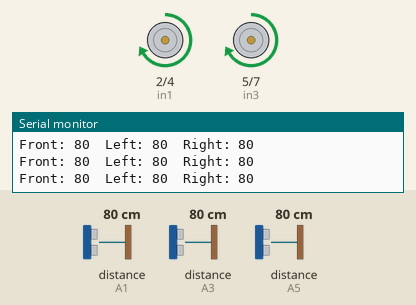
The sketch below on a simulated Arduino Uno, built with avr-gcc and run on an emulated ATmega328P. Parts: motor-driver pin pairs drawn as motors (green arrow = first pin HIGH = forward, orange = second pin HIGH = backward, longer = more drive, scaled by the enable pin), the last lines printed to the serial monitor. Wiring (inferred from the names in the program): 3 × ultrasonic range finder: trigger A0, echo A1 / trigger A2, echo A3 / trigger A4, echo A5. The inputs (shaded band) are chosen by the test bench; at power-on: distance to the obstacle (sensors on A1, A3, A5) 80 cm. The echo pulse lasts 58.3 µs per cm.

Above: at 1.2 s.
1.3 s: distance to the obstacle (sensor on A1) set to 2 cm
At 2.3 s:
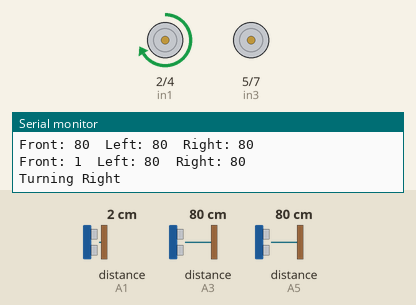
3.3 s: distance to the obstacle (sensor on A3) set to 85 cm
At 6.0 s:
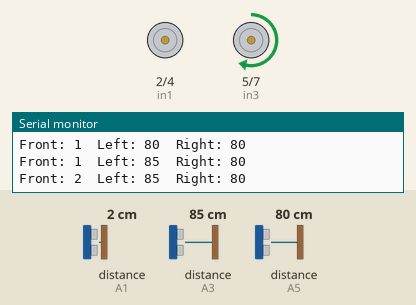
6.3 s: distance to the obstacle (sensor on A3) set to 2 cm
At 8.1 s:
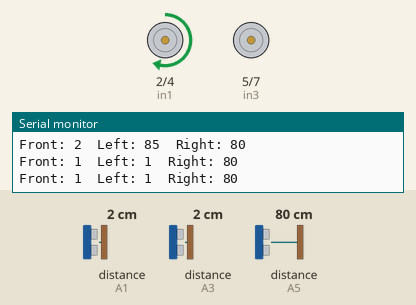
8.4 s: distance to the obstacle (sensor on A5) set to 22 cm
10.1 s: distance to the obstacle (sensor on A5) set to 19 cm
At 11.7 s:
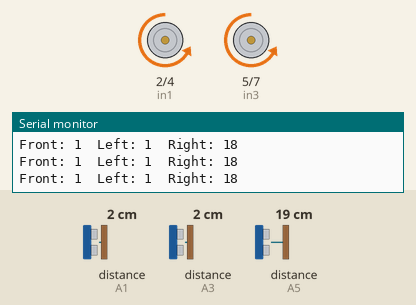
12.4 s: distance to the obstacle (sensor on A3) set to 18 cm
13.9 s: distance to the obstacle (sensor on A3) set to 22 cm
At 15.2 s:
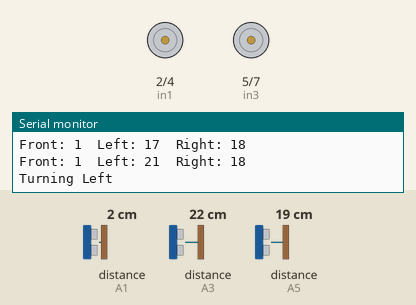
Timing chart, 0 to 17.9 s (numbered marks = the images above; inputs shaded):
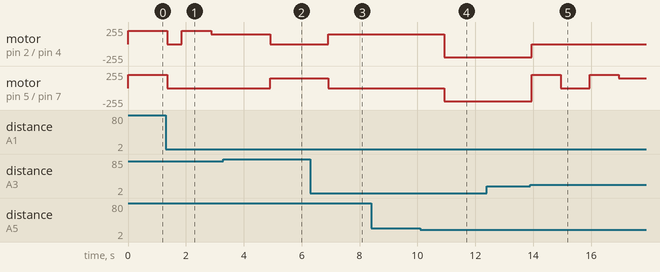

Measured:
- the behaviour switches between 80 and 81 cm on distance to the obstacle (sensor on A3) (found by bisection; images 1 and 2)
- the behaviour switches between 21 and 20 cm on distance to the obstacle (sensor on A5) (found by bisection; images 3 and 4)
- the behaviour switches between 20 and 21 cm on distance to the obstacle (sensor on A3) (found by bisection; images 4 and 5)
- after the input at 1.3 s, motor on pin 2 (in1) / pin 4 (in2): forward 200/255 → stopped after 0.06 s, → forward 200/255 0.50 s later, → forward 150/255 1.0 s later; motor on pin 5 (in3) / pin 7 (in4): forward 200/255 → stopped after 0.06 s
- after the input at 3.3 s, motor on pin 2 (in1) / pin 4 (in2): forward 150/255 → stopped after 1.6 s; motor on pin 5 (in3) / pin 7 (in4): stopped → forward 150/255 after 1.6 s
- after the input at 6.3 s, motor on pin 2 (in1) / pin 4 (in2): stopped → forward 150/255 after 0.62 s; motor on pin 5 (in3) / pin 7 (in4): forward 150/255 → stopped after 0.62 s
- after the input at 10.1 s, motor on pin 2 (in1) / pin 4 (in2): forward 150/255 → backward 200/255 after 0.83 s; motor on pin 5 (in3) / pin 7 (in4): stopped → backward 200/255 after 0.83 s
- after the input at 13.9 s, motor on pin 2 (in1) / pin 4 (in2): backward 200/255 → stopped after 0.05 s; motor on pin 5 (in3) / pin 7 (in4): backward 200/255 → forward 200/255 after 0.05 s, → stopped 1.0 s later, → forward 200/255 1.0 s later, → forward 150/255 1.0 s later

The sketch:

obstacle_avoidance_car.ino
```cpp
int in1 = 2;
int in2 = 4;
int enA = 3;

int in3 = 5;
int in4 = 7;
int enB = 6;

int trigFront = A0;
int echoFront = A1;
int trigLeft = A2;
int echoLeft = A3;
int trigRight = A4;
int echoRight = A5;

long distanceFront;
long distanceLeft;
long distanceRight;

void setup() {
  Serial.begin(9600);

  pinMode(enA, OUTPUT);
  pinMode(in1, OUTPUT);
  pinMode(in2, OUTPUT);
  pinMode(enB, OUTPUT);
  pinMode(in3, OUTPUT);
  pinMode(in4, OUTPUT);

  pinMode(trigFront, OUTPUT);
  pinMode(echoFront, INPUT);

  pinMode(trigLeft, OUTPUT);
  pinMode(echoLeft, INPUT);

  pinMode(trigRight, OUTPUT);
  pinMode(echoRight, INPUT);
}

void loop() {
  readUltrasonicSensors();

  if (distanceFront < 20 || distanceLeft < 20 || distanceRight < 20) {
    stopMotors();

    if (distanceLeft > distanceRight) {
      turnLeft();
      delay(1000);
    } else {
      turnRight();
      delay(1000);
    }

    // Avoid continuous turns by introducing a delay and checking sensors again
    delay(1000);

    readUltrasonicSensors();
    if (distanceFront < 20 && distanceLeft < 20 && distanceRight < 20) {
      moveBackwardUntilClear();
    }
  } else {
    moveForward();
  }
}


void readUltrasonicSensors() {
  distanceFront = getDistance(trigFront, echoFront);
  distanceLeft = getDistance(trigLeft, echoLeft);
  distanceRight = getDistance(trigRight, echoRight);

  Serial.print("Front: ");
  Serial.print(distanceFront);
  Serial.print("  Left: ");
  Serial.print(distanceLeft);
  Serial.print("  Right: ");
  Serial.println(distanceRight);
}

long getDistance(int trigPin, int echoPin) {
  digitalWrite(trigPin, LOW);
  delayMicroseconds(2);
  digitalWrite(trigPin, HIGH);
  delayMicroseconds(10);
  digitalWrite(trigPin, LOW);

  unsigned long duration = pulseIn(echoPin, HIGH);
  if (duration == 0) {
    return 0;
  }

  return duration / 29 / 2;
}

void moveForward() {
  Serial.println("Moving Forward");
  while (true) {
    digitalWrite(in1, HIGH);
    digitalWrite(in2, LOW);
    digitalWrite(in3, HIGH);
    digitalWrite(in4, LOW);
    analogWrite(enA, 200);
    analogWrite(enB, 200);

    if (checkObstacles()) {
      break;
    }
  }
}

bool checkObstacles() {
  readUltrasonicSensors();
  if (distanceFront < 20 || distanceLeft < 20 || distanceRight < 20) {
  //if (distanceFront < 20 || distanceRight < 20) {
    stopMotors();

    // Stop and check for a clear side
    delay(500);  // Adjust this delay based on your needs

    if (distanceLeft > distanceRight) {
      Serial.println("Turning Left");
      turnLeft();
      delay(1000);
    } else {
      Serial.println("Turning Right");
      turnRight();
      delay(1000);
    }

    readUltrasonicSensors();
    if (distanceFront < 20 && distanceLeft < 20 && distanceRight < 20) {
    //if (distanceFront < 20 && distanceRight < 20) {
      moveBackwardUntilClear();
    }

    return true;
  }

  return false;
}

void moveBackwardUntilClear() {
  int clearSide;
  while (distanceFront < 20 && distanceLeft < 20 && distanceRight < 20) {
  //while (distanceFront < 20 && distanceRight < 20) {
    digitalWrite(in1, LOW);
    digitalWrite(in2, HIGH);
    digitalWrite(in3, LOW);
    digitalWrite(in4, HIGH);
    analogWrite(enA, 200);
    analogWrite(enB, 200);
    delay(100);
    readUltrasonicSensors();
  }

  if (distanceFront >= 20) {
    clearSide = 0;
  } else if (distanceLeft >= 20) {
    clearSide = 1;
  } else if (distanceRight >= 20) {
    clearSide = 2;
  }

  stopMotors();

  if (clearSide == 0) {
    Serial.println("Moving Forward");
    moveForward();
  } else if (clearSide == 1) {
    Serial.println("Turning Left");
    turnLeft();
    delay(1000);
    stopMotors();
    delay(500);
    Serial.println("Moving Forward");
    moveForward();
  } else if (clearSide == 2) {
    Serial.println("Turning Right");
    turnRight();
    delay(1000);
    stopMotors();
    delay(500);
    Serial.println("Moving Forward");
    moveForward();
  }
}


void stopMotors() {
  digitalWrite(in1, LOW);
  digitalWrite(in2, LOW);
  digitalWrite(in3, LOW);
  digitalWrite(in4, LOW);
  analogWrite(enA, 0);
  analogWrite(enB, 0);
}

void turnLeft() {
  digitalWrite(in1, LOW);
  digitalWrite(in2, LOW);
  digitalWrite(in3, HIGH);
  digitalWrite(in4, LOW);
  analogWrite(enA, 50);  // Adjust as needed
  analogWrite(enB, 150);  // Adjust as needed
}

void turnRight() {
  digitalWrite(in1, HIGH);
  digitalWrite(in2, LOW);
  digitalWrite(in3, LOW);
  digitalWrite(in4, LOW);
  analogWrite(enA, 150);  // Adjust as needed
  analogWrite(enB, 50);  // Adjust as needed
}
```
